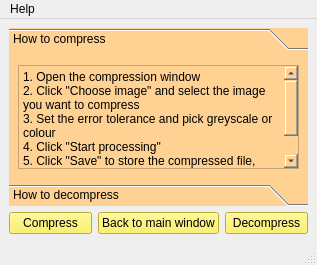
<?xml version="1.0" encoding="UTF-8"?>
<ui version="4.0">
 <class>HelpWindow</class>
 <widget class="QMainWindow" name="HelpWindow">
  <property name="geometry">
   <rect>
    <x>0</x>
    <y>0</y>
    <width>317</width>
    <height>265</height>
   </rect>
  </property>
  <property name="baseSize">
   <size>
    <width>0</width>
    <height>0</height>
   </size>
  </property>
  <property name="windowTitle">
   <string>Help</string>
  </property>
  <property name="styleSheet">
   <string notr="true"/>
  </property>
  <widget class="QWidget" name="centralwidget">
   <layout class="QGridLayout" name="gridLayout">
    <item row="0" column="0">
     <widget class="QToolBox" name="toolBox">
      <property name="styleSheet">
       <string notr="true">background-color: rgb(255, 210, 148);</string>
      </property>
      <property name="currentIndex">
       <number>0</number>
      </property>
      <widget class="QWidget" name="page">
       <property name="geometry">
        <rect>
         <x>0</x>
         <y>0</y>
         <width>303</width>
         <height>128</height>
        </rect>
       </property>
       <attribute name="label">
        <string>How to compress</string>
       </attribute>
       <layout class="QGridLayout" name="gridLayout_2">
        <item row="0" column="0">
         <widget class="QTextEdit" name="textEdit">
          <property name="html">
           <string>&lt;!DOCTYPE HTML PUBLIC "-//W3C//DTD HTML 4.0//EN" "http://www.w3.org/TR/REC-html40/strict.dtd"&gt;
&lt;html&gt;&lt;head&gt;&lt;meta name="qrichtext" content="1" /&gt;&lt;meta charset="utf-8" /&gt;&lt;style type="text/css"&gt;
p, li { white-space: pre-wrap; }
hr { height: 1px; border-width: 0; }
li.unchecked::marker { content: "\2610"; }
li.checked::marker { content: "\2612"; }
&lt;/style&gt;&lt;/head&gt;&lt;body style=" font-family:'Microsoft YaHei UI'; font-size:9pt; font-weight:400; font-style:normal;"&gt;
&lt;p style=" margin-top:0px; margin-bottom:0px; margin-left:0px; margin-right:0px; -qt-block-indent:0; text-indent:0px;"&gt;1. Open the compression window&lt;/p&gt;
&lt;p style=" margin-top:0px; margin-bottom:0px; margin-left:0px; margin-right:0px; -qt-block-indent:0; text-indent:0px;"&gt;2. Click "Choose image" and select the image you want to compress&lt;/p&gt;
&lt;p style=" margin-top:0px; margin-bottom:0px; margin-left:0px; margin-right:0px; -qt-block-indent:0; text-indent:0px;"&gt;3. Set the error tolerance and pick greyscale or colour&lt;/p&gt;
&lt;p style=" margin-top:0px; margin-bottom:0px; margin-left:0px; margin-right:0px; -qt-block-indent:0; text-indent:0px;"&gt;4. Click "Start processing"&lt;/p&gt;
&lt;p style=" margin-top:0px; margin-bottom:0px; margin-left:0px; margin-right:0px; -qt-block-indent:0; text-indent:0px;"&gt;5. Click "Save" to store the compressed file,&lt;/p&gt;
&lt;p style=" margin-top:0px; margin-bottom:0px; margin-left:0px; margin-right:0px; -qt-block-indent:0; text-indent:0px;"&gt;    or click "Decompress now" to preview the reconstructed image&lt;/p&gt;&lt;/body&gt;&lt;/html&gt;</string>
          </property>
         </widget>
        </item>
       </layout>
      </widget>
      <widget class="QWidget" name="page_2">
       <property name="geometry">
        <rect>
         <x>0</x>
         <y>0</y>
         <width>303</width>
         <height>128</height>
        </rect>
       </property>
       <attribute name="label">
        <string>How to decompress</string>
       </attribute>
       <layout class="QGridLayout" name="gridLayout_3">
        <item row="0" column="0">
         <widget class="QTextEdit" name="textEdit_2">
          <property name="html">
           <string>&lt;!DOCTYPE HTML PUBLIC "-//W3C//DTD HTML 4.0//EN" "http://www.w3.org/TR/REC-html40/strict.dtd"&gt;
&lt;html&gt;&lt;head&gt;&lt;meta name="qrichtext" content="1" /&gt;&lt;meta charset="utf-8" /&gt;&lt;style type="text/css"&gt;
p, li { white-space: pre-wrap; }
hr { height: 1px; border-width: 0; }
li.unchecked::marker { content: "\2610"; }
li.checked::marker { content: "\2612"; }
&lt;/style&gt;&lt;/head&gt;&lt;body style=" font-family:'Microsoft YaHei UI'; font-size:9pt; font-weight:400; font-style:normal;"&gt;
&lt;p style=" margin-top:0px; margin-bottom:0px; margin-left:0px; margin-right:0px; -qt-block-indent:0; text-indent:0px;"&gt;1. Open the decompression window&lt;/p&gt;
&lt;p style=" margin-top:0px; margin-bottom:0px; margin-left:0px; margin-right:0px; -qt-block-indent:0; text-indent:0px;"&gt;2. Click "Choose file" and select the file to decode&lt;/p&gt;
&lt;p style=" margin-top:0px; margin-bottom:0px; margin-left:0px; margin-right:0px; -qt-block-indent:0; text-indent:0px;"&gt;3. Click "Decompress". The reconstructed image appears above, and the
   corresponding parameters are shown in the panel on the right.&lt;/p&gt;
&lt;p style=" margin-top:0px; margin-bottom:0px; margin-left:0px; margin-right:0px; -qt-block-indent:0; text-indent:0px;"&gt;4. Click "Save" to store the reconstructed image&lt;/p&gt;&lt;/body&gt;&lt;/html&gt;</string>
          </property>
         </widget>
        </item>
       </layout>
      </widget>
     </widget>
    </item>
    <item row="1" column="0">
     <layout class="QHBoxLayout" name="horizontalLayout">
      <item>
       <widget class="QPushButton" name="compressbtn">
        <property name="styleSheet">
         <string notr="true">background-color: rgb(255, 242, 64);</string>
        </property>
        <property name="text">
         <string>Compress</string>
        </property>
       </widget>
      </item>
      <item>
       <widget class="QPushButton" name="mainbtn">
        <property name="styleSheet">
         <string notr="true">background-color: rgb(255, 242, 64);</string>
        </property>
        <property name="text">
         <string>Back to main window</string>
        </property>
       </widget>
      </item>
      <item>
       <widget class="QPushButton" name="unbtn">
        <property name="styleSheet">
         <string notr="true">background-color: rgb(255, 242, 64);</string>
        </property>
        <property name="text">
         <string>Decompress</string>
        </property>
       </widget>
      </item>
     </layout>
    </item>
   </layout>
  </widget>
  <widget class="QMenuBar" name="menubar">
   <property name="geometry">
    <rect>
     <x>0</x>
     <y>0</y>
     <width>317</width>
     <height>19</height>
    </rect>
   </property>
   <widget class="QMenu" name="menu">
    <property name="title">
     <string>Help</string>
    </property>
   </widget>
   <addaction name="menu"/>
  </widget>
  <widget class="QStatusBar" name="statusbar"/>
 </widget>
 <resources/>
 <connections/>
</ui>
